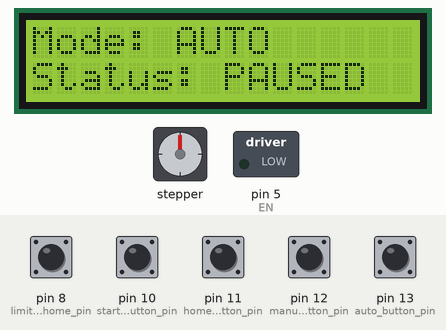
Bench run of a sketch on a simulated Arduino Uno, built with avr-gcc and run on an emulated ATmega328P. Parts: 16×2 character LCD, stepper motor, switched loads named in the sketch (green lamp = pin HIGH). The inputs (shaded band) are chosen by the test bench; at power-on: pin 8 (limit_switch_home_pin), pin 10 (start_stop_button_pin), pin 11 (home_button_pin), pin 12 (manual_button_pin), pin 13 (auto_button_pin) HIGH. Random numbers use the default seed unless the sketch sets one; stepper angles assume 200 steps per turn.

Above: at 2.7 s.
2.8 s: pin 10 (start_stop_button_pin) pulled LOW for 0.15 s
At 3.25 s:
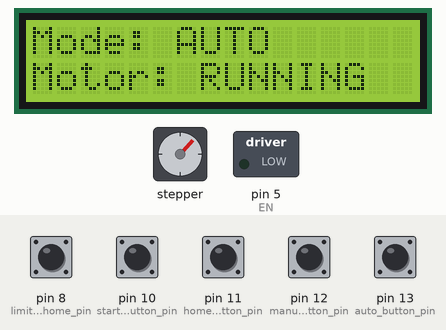
3.5 s: pin 12 (manual_button_pin) pulled LOW for 0.15 s
At 4.7 s:
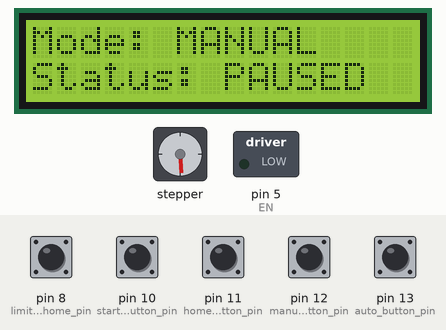
5.1 s: pin 11 (home_button_pin) pulled LOW for 0.15 s
At 5.7 s:
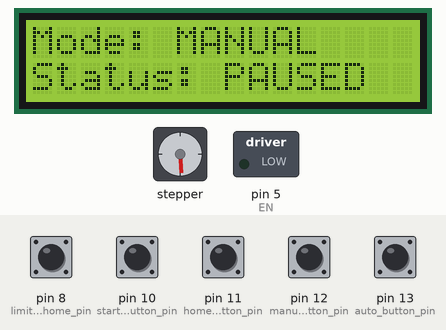
8.2 s: pin 8 (limit_switch_home_pin) pulled LOW for 0.15 s
9.8 s: pin 11 (home_button_pin) pulled LOW for 1 s
At 10.9 s:
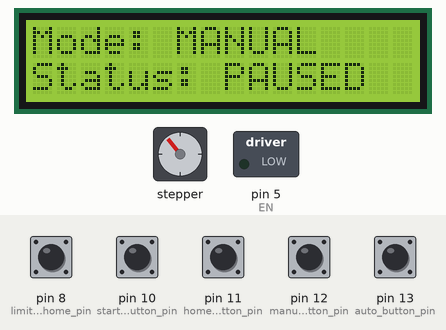
13.8 s: pin 8 (limit_switch_home_pin) pulled LOW for 1 s
Timing chart, 0 to 16.8 s (numbered marks = the images above; inputs shaded):
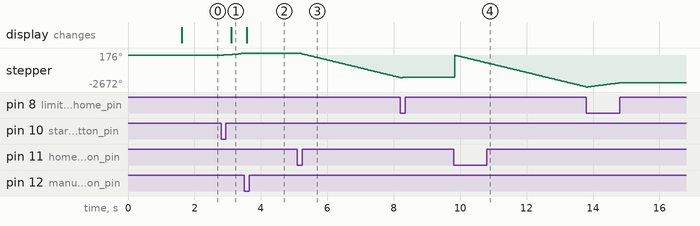

The sketch:

Step_5_Stepper_and_Joystick_Test.ino
```cpp
// Gemini 3.1 Pro created tester code for individual components from the code I (with partial assistance from Gemini) wrote for the entire system.

#include <Wire.h>
#include <hd44780.h>
#include <hd44780ioClass/hd44780_I2Cexp.h>
#include <AccelStepper.h>

// LCD I2C pins
const int SDA_pin = A4;
const int SCL_pin = A5;

// Limit switch pin (Only Home needed for this test)
const int limit_switch_home_pin = 8;

// Buttons pins
const int start_stop_button_pin = 10;
const int home_button_pin = 11;
const int manual_button_pin = 12;
const int auto_button_pin = 13;

// Stepper Pins
const int EN = 5;
const int DIR = 6;
const int STEP = 7;

// Joystick Pin (Horizontal only for Dolly movement)
const int joystick_horiz_pin = A1;

const int LEFT_THRESHOLD = 400;
const int RIGHT_THRESHOLD = 800;

hd44780_I2Cexp lcd;
AccelStepper stepper(1, STEP, DIR);

const int LCD_COLS = 16;
const int LCD_ROWS = 2;
const int debounceDelay = 200;

bool isRunning = false;
bool isManual = false;
bool isAuto = true;

int lastStartStopState = HIGH;
int lastHomeButtonState = HIGH;
int lastManualButtonState = HIGH;
int lastAutoButtonState = HIGH;

unsigned long lastButtonPressTime = 0;
unsigned long lastLcdUpdate = 0;

void setup() {
  int status = lcd.begin(LCD_COLS, LCD_ROWS);
  if(status) {
    while(1);
  }

  pinMode(limit_switch_home_pin, INPUT_PULLUP);

  pinMode(start_stop_button_pin, INPUT_PULLUP);
  pinMode(home_button_pin, INPUT_PULLUP);
  pinMode(manual_button_pin, INPUT_PULLUP);
  pinMode(auto_button_pin, INPUT_PULLUP);

  pinMode(EN, OUTPUT);
  digitalWrite(EN, LOW); // Force driver ENABLE to ON

  stepper.setMaxSpeed(800.0);
  stepper.setAcceleration(400.0);

  lcd.backlight();
  lcd.setCursor(0, 0);
  lcd.print("Motor Test Ready");
  delay(1500);
  lcd.clear();
}

void loop() {
  // Read current button states
  int currentStartStopState = digitalRead(start_stop_button_pin);
  int currentHomeState = digitalRead(home_button_pin);
  int currentManualState = digitalRead(manual_button_pin);
  int currentAutoState = digitalRead(auto_button_pin);

  // Debounce and Button Logic
  if (millis() - lastButtonPressTime > debounceDelay) {
    // Start/Stop
    if (currentStartStopState == LOW && lastStartStopState == HIGH) {
      isRunning = !isRunning;
      if (!isRunning) stepper.stop(); // Calculate rapid deceleration if stopped
      lastButtonPressTime = millis();
    }

    // Home
    if (currentHomeState == LOW && lastHomeButtonState == HIGH) {
      goHome();
      lastButtonPressTime = millis();
    }

    // Manual
    if (currentManualState == LOW && lastManualButtonState == HIGH) {
      isManual = true;
      isAuto = false;
      isRunning = false;
      stepper.stop();
      lastButtonPressTime = millis();
    }

    // Auto
    if (currentAutoState == LOW && lastAutoButtonState == HIGH) {
      isAuto = true;
      isManual = false;
      isRunning = false;
      stepper.stop();
      lastButtonPressTime = millis();
    }
  }

  // Update last states
  lastStartStopState = currentStartStopState;
  lastHomeButtonState = currentHomeState;
  lastManualButtonState = currentManualState;
  lastAutoButtonState = currentAutoState;

  // --- Motion Handling ---
  if (isAuto) {
    auto_motion();
  } else if (isManual && isRunning) {
    int joystick_xValue = analogRead(joystick_horiz_pin);
    manual_motion(joystick_xValue);
  }

  // --- UI Update (4 times a second) ---
  if (millis() - lastLcdUpdate >= 250) {
    lcd.setCursor(0, 0);
    lcd.print(isAuto ? "Mode: AUTO      " : "Mode: MANUAL    ");

    lcd.setCursor(0, 1);
    if (!isRunning) {
      lcd.print("Status: PAUSED  ");
    } else {
      lcd.print("Motor: RUNNING  ");
    }
    lastLcdUpdate = millis();
  }
}

// Helper/Custom Functions

void goHome() {
  stepper.stop();
  lcd.clear();
  lcd.setCursor(0, 0);
  lcd.print("Action: HOMING  ");

  stepper.setSpeed(-400);

  // 1. Move backward until the switch is clicked
  while (digitalRead(limit_switch_home_pin) == HIGH) {
    stepper.runSpeed();
  }

  stepper.stop();

  // 2. Slowly reverse off the switch ("Bounce-Back")
  stepper.setSpeed(200);
  while (digitalRead(limit_switch_home_pin) == LOW) {
    stepper.runSpeed();
  }

  stepper.stop();

  // 3. Set absolute zero
  stepper.setCurrentPosition(0);
  isRunning = false;
  lcd.clear();
}

void manual_motion(int joystick_x) {
  if (joystick_x < LEFT_THRESHOLD) {
    // Maps from deadzone edge (400) to full left (0) -> speeds 0 to 180
    int speed = map(joystick_x, LEFT_THRESHOLD, 0, 0, 180);
    stepper.setSpeed(speed);
    stepper.runSpeed();
  } else if (joystick_x > RIGHT_THRESHOLD) {
    // Maps from deadzone edge (800) to full right (1023) -> speeds 0 to -180
    int speed = map(joystick_x, RIGHT_THRESHOLD, 1023, 0, -180);
    stepper.setSpeed(speed);
    stepper.runSpeed();
  }
}

void auto_motion() {
  if (isRunning) {
    // Pick a new random target if the motor has reached its destination
    if (stepper.distanceToGo() == 0) {
      long randomPosition = random(0, 2000);
      stepper.moveTo(randomPosition);
    }
  }
  // Let the motor handle its own microstepping and acceleration curves
  stepper.run();
}
```

Measured:
- after the input at 2.8 s, stepper: turns 176° clockwise in 0.70 s, starting at once; the display: changes after 0.30 s (image 1)
- after the input at 3.5 s, the display: changes after 0.08 s (image 2)
- after the input at 5.1 s, stepper: keeps turning counter-clockwise at about 675°/s, starting at once
- after the input at 9.8 s, stepper: turns 1821° clockwise in 0.00 s, then 2655° counter-clockwise in 3.9 s
